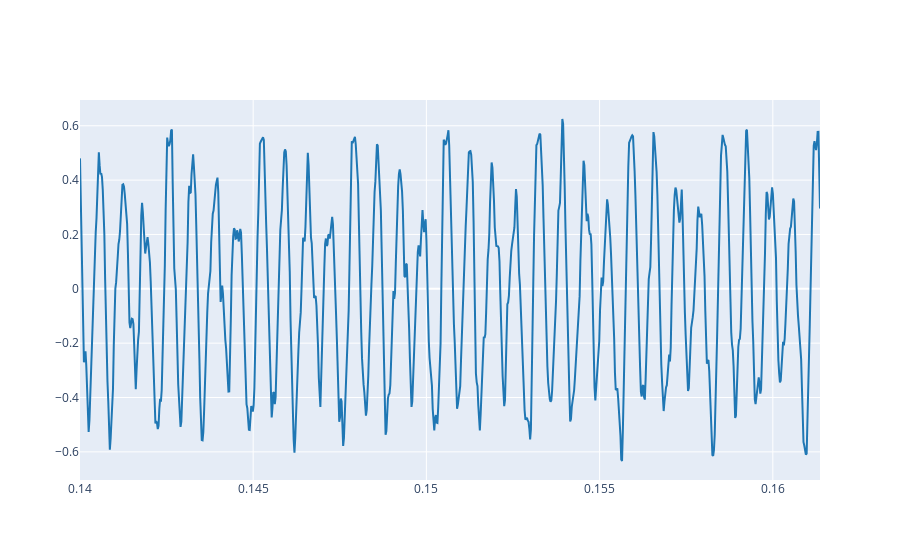

Source (notebook cell):
### Markdown cell above
3.1. Load your reference audio signal and plot some periods (5-10) where the amplitude is stable. For instance see Ex. 2.3 from Lab 1.

### Code cell
import numpy as np
from util import load_audio, plot_signals

# 1. load your reference audio
FILEPATH = "./sis1-group102/labs/audio/audioSisLabs.wav"  # change if your path is different
ref, fs = load_audio(FILEPATH)

# 2. fundamental frequency from Lab 1
f0 = 374.0        # Hz
T = 1.0 / f0      # period in seconds

# 3. choose a stable region (not the noisy attack)
t_start = 0.14    # seconds
num_periods = 8   # between 5 and 10 periods is what they ask for
t_end = t_start + num_periods * T

# 4. plot ~8 periods of the real signal
# match util.plot_signals(y, sr, t_start, t_end, name, mode)
plot_signals(
    [ref],
    fs,
    t_start,
    t_end,
    ["reference (stable segment)"]
)

print(f"Fundamental f0 = {f0} Hz")
print(f"Showing {num_periods} periods, from t = {t_start:.3f}s to t = {t_end:.3f}s")

### Figure 1 — Plotly figure (JSON) as saved in the notebook; plotly's stock layout.template omitted (floating-point values rounded to 4 significant figures; data arrays with more than 128 entries replaced by an {"elided": "..."} marker saying what was removed)
{"data": [{"line": {"color": "#1f77b4", "shape": "linear"}, "mode": "lines", "name": "reference (stable segment)", "type": "scatter", "x": {"elided": "943 float values"}, "y": {"elided": "943 float values"}}], "layout": {}}
